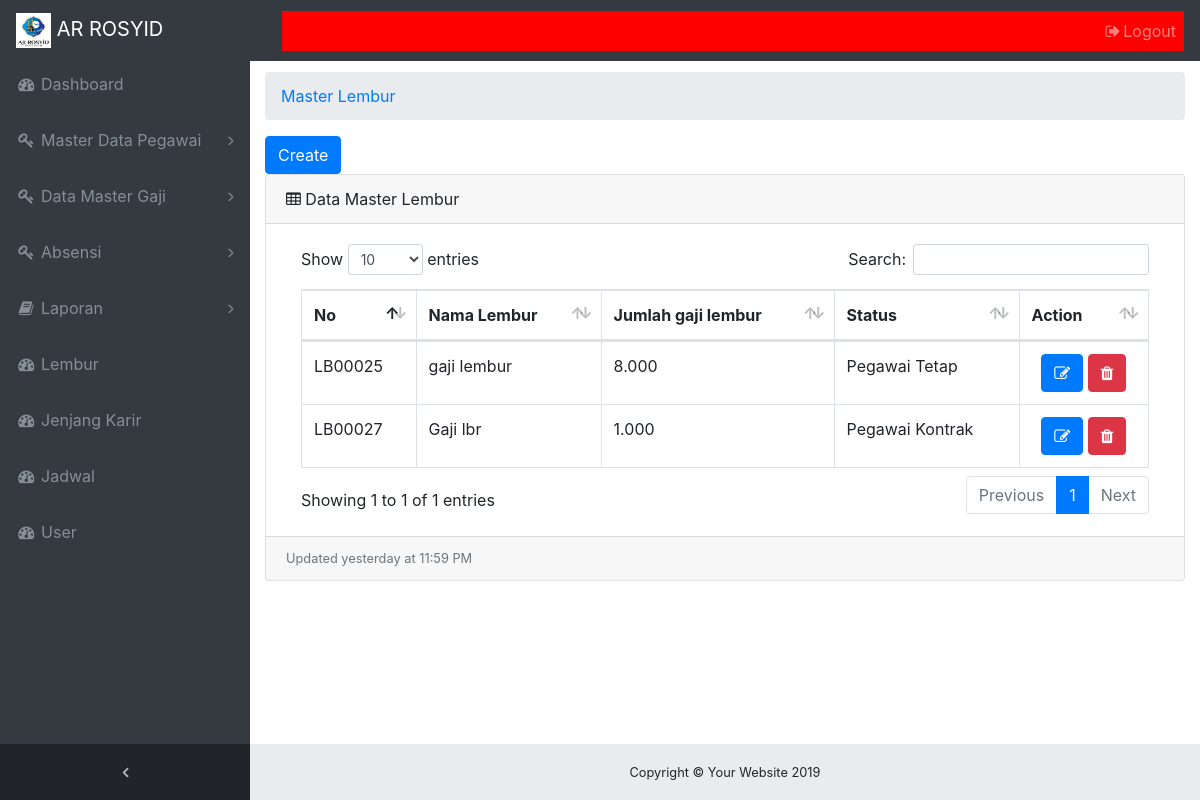
The page /master_lembur.php (signed in) on the database its author committed.
### tables this page shows
CREATE TABLE `master_lembur` (
  `id_master_lembur` varchar(20) NOT NULL,
  `nama_lembur` varchar(50) NOT NULL,
  `gaji_lembur` varchar(20) NOT NULL,
  `id_status` varchar(20) NOT NULL
);

CREATE TABLE `master_status` (
  `id_status` varchar(20) NOT NULL,
  `nama_status` varchar(50) NOT NULL
);

### master_lembur.php (the view, shortened to what this page needs)
<!DOCTYPE html>
<html lang="en">
<?php require_once "core/init.php";
  global $link;
  $query = "SELECT * FROM `master_lembur` JOIN master_status ON master_lembur.id_status = master_status.id_status";
  $sql = mysqli_query($link,$query);
?>
<?php  include('view/head.php'); ?>
<body class="fixed-nav sticky-footer bg-dark" id="page-top">
    <?php require_once "view/navigation.php" ; ?>
  <div class="content-wrapper">
    <div class="container-fluid">
      <ol class="breadcrumb">
        <li class="breadcrumb-item">
          <a href="master_lembur.php">Master Lembur</a>
        </li>
      </ol>
      <?php if($_SESSION['level'] == 'HRD'){ ?>
         <a href="master_lembur_insert.php"><input type="button" value="Create"class="btn btn-primary"></a>
      <?php } ?>
          <div class="card mb-3">
          <div class="card-header">
          <i class="fa fa-table"></i> Data Master Lembur</div>
          <div class="card-body">
          <div class="table-responsive">
            <table class="table table-bordered" id="dataTable" width="100%" cellspacing="0">
              <thead>
                <tr>
                  <th>No</th>
                  <th>Nama Lembur</th>
                  <th>Jumlah gaji lembur</th>
                  <th> Status </th>
                  <?php if($_SESSION['level'] == 'HRD'){ ?>
                  <th>Action</th>
                  <?php } ?>
                </tr>
              </thead>
              <tbody>
<?php
  while($row = mysqli_fetch_array($sql)){
?>
                <tr>
                  <td><?php echo $row['id_master_lembur']; ?></td>
                  <td><?php echo $row['nama_lembur']; ?></td>
                  <td> <?php echo  number_format($row['gaji_lembur'],0,".",".") ; ?> </td>
                  <td> <?php echo $row['nama_status']; ; ?> </td>
                  <?php if($_SESSION['level'] == 'HRD'){ ?>
                                    <td align="center">
                          <a href="master_lembur_update.php?id=<?php echo $row['id_master_lembur'];?>"><button class="btn btn-primary"> <i class="fa fa-edit"></i></button></a>
                           <a href="master_lembur_delete.php?id=<?php echo $row['id_master_lembur']?>" onclick="javascript: return confirm('Anda yakin hapus ?');">
                           <button class="btn btn-danger"> <i class="fa fa-trash"></i></button></a></td>
                  <?php } ?>
                </tr>
              </tbody>
<?php } ?>
            </table>
          </div>
          </div>
          <div class="card-footer small text-muted">Updated yesterday at 11:59 PM</div>
        </div>
      </div>
    </div>
   <?php require_once "view/footer.php"; ?>
</body>
</html>

### css/sb-admin.css (style rules this page uses)
html { position: relative; min-height: 100%; }
body { overflow-x: hidden; }
body.sticky-footer { margin-bottom: 56px; }
body.sticky-footer .content-wrapper { min-height: calc(100vh - 56px - 56px); }
body.fixed-nav { padding-top: 56px; }
.content-wrapper { min-height: calc(100vh - 56px); padding-top: 1rem; }
.content-wrapper { overflow-x: hidden; background: white; }
@media (min-width: 992px) { .content-wrapper { margin-left: 250px; } }

### rows shown on the page
master_lembur: id_master_lembur "LB00025", nama_lembur "gaji lembur", gaji_lembur "8.000", id_status.nama_status "Pegawai Tetap"
master_lembur: id_master_lembur "LB00027", nama_lembur "Gaji lbr", gaji_lembur "1.000", id_status.nama_status "Pegawai Kontrak"
